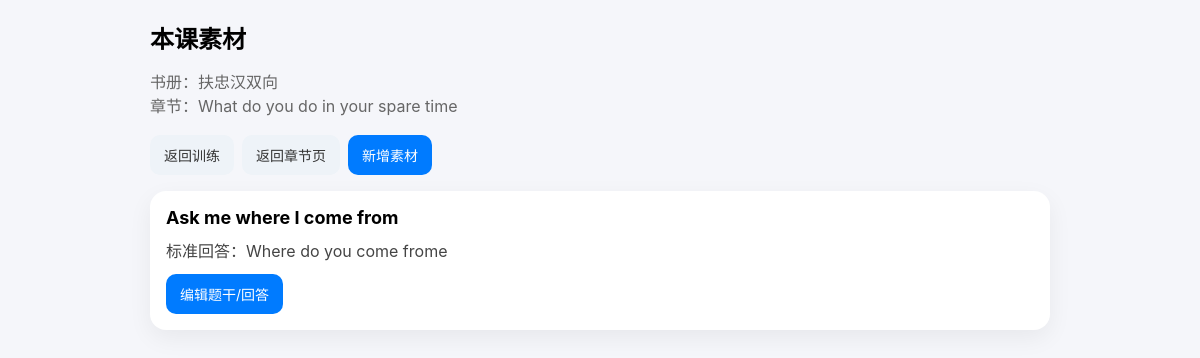
The page /lesson/4/questions/ (signed in) on the database as committed earlier.
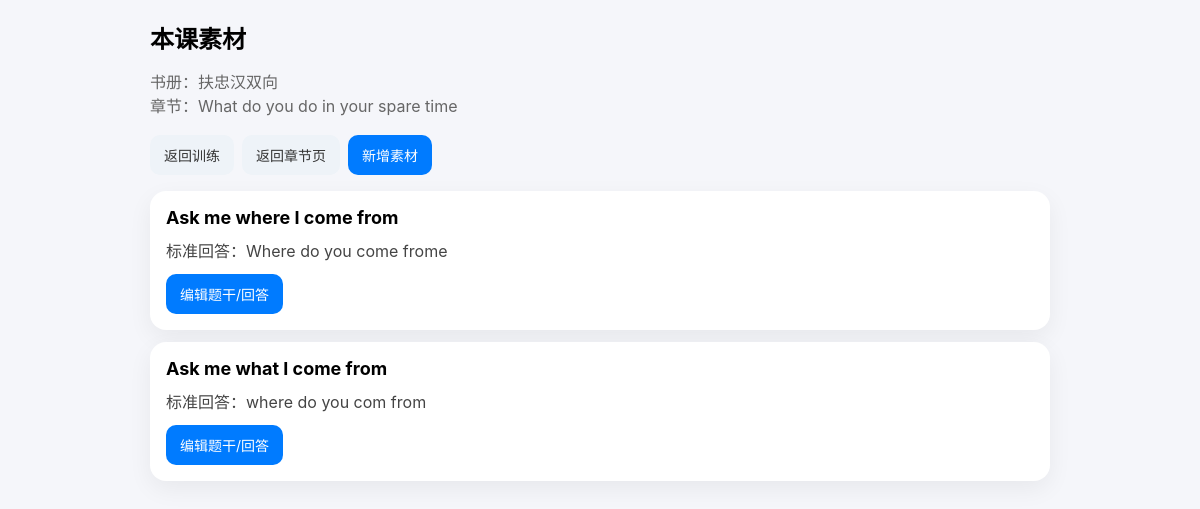
The same page on the database as committed later.
### app/train/models.py (models this page shows, shortened)
class Question(models.Model):
    lesson = models.ForeignKey(
        Lesson,
        on_delete=models.CASCADE,
        null=True,
        blank=True
    )
    prompt_text = models.TextField()
    answer_text = models.TextField()
    audio_url = models.URLField(blank=True, null=True)

### app/train/views/train_views.py (the view)
# urls.py: path("lesson/<int:lesson_id>/questions/", lesson_question_list, name="lesson-question-list"),
@login_required
def lesson_question_list(request, lesson_id):
    lesson = get_object_or_404(
        Lesson,
        id=lesson_id,
        book__owner=request.user
    )
    questions = Question.objects.filter(
        lesson=lesson
    ).order_by("id")
    return render(request, "train/question_list.html", {
        "lesson": lesson,
        "book": lesson.book,
        "questions": questions,
    })

### app/train/templates/train/question_list.html (shortened to what this page needs)
<!DOCTYPE html>
<html lang="zh-CN">
<head>
</head>
<body>
    <div class="page">
        <div class="header">本课素材</div>
        <div class="sub">
            书册：{{ book.title }}<br>
            章节：{{ lesson.title }}
        </div>
        <div class="actions" style="margin-bottom:16px;">
            <a class="btn btn-secondary" href="/lesson/{{ lesson.id }}/">返回训练</a>
            <a class="btn btn-secondary" href="/book/{{ book.id }}/">返回章节页</a>
            <a class="btn btn-primary" href="/builder/">新增素材</a>
        </div>
        {% for q in questions %}
            <div class="card">
                <div class="prompt">{{ q.prompt_text|default:"（无题干）" }}</div>
                <div class="answer">标准回答：{{ q.answer_text|default:"（无答案）" }}</div>
                <div class="actions">
                    <a class="btn btn-primary" href="/question/{{ q.id }}/edit/?next=/lesson/{{ lesson.id }}/questions/">
                        编辑题干/回答
                    </a>
                </div>
            </div>
        {% empty %}
            <div class="card">
                本课还没有素材。
            </div>
        {% endfor %}
    </div>
</body>
</html>

Rows that differ between the two databases and show on the page:
added Question: prompt_text "Ask me what I come from", answer_text "where do you com from"
